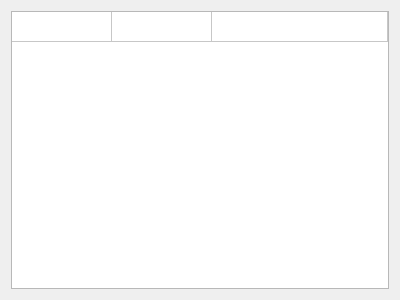
<?xml version="1.0" encoding="UTF-8"?>
<ui version="4.0">
 <class>keyValueEditor</class>
 <widget class="QWidget" name="keyValueEditor">
  <property name="geometry">
   <rect>
    <x>0</x>
    <y>0</y>
    <width>400</width>
    <height>300</height>
   </rect>
  </property>
  <property name="windowTitle">
   <string>KeyValueEditor</string>
  </property>
  <layout class="QVBoxLayout" name="verticalLayout">
   <item>
    <widget class="QTableWidget" name="keyValueEditorTable">
     <property name="showGrid">
      <bool>true</bool>
     </property>
     <property name="rowCount">
      <number>1</number>
     </property>
     <property name="columnCount">
      <number>3</number>
     </property>
     <attribute name="horizontalHeaderVisible">
      <bool>false</bool>
     </attribute>
     <attribute name="horizontalHeaderCascadingSectionResizes">
      <bool>false</bool>
     </attribute>
     <attribute name="horizontalHeaderDefaultSectionSize">
      <number>100</number>
     </attribute>
     <attribute name="horizontalHeaderStretchLastSection">
      <bool>true</bool>
     </attribute>
     <attribute name="verticalHeaderVisible">
      <bool>false</bool>
     </attribute>
     <row/>
     <column/>
     <column/>
     <column/>
    </widget>
   </item>
  </layout>
 </widget>
 <resources/>
 <connections/>
</ui>
